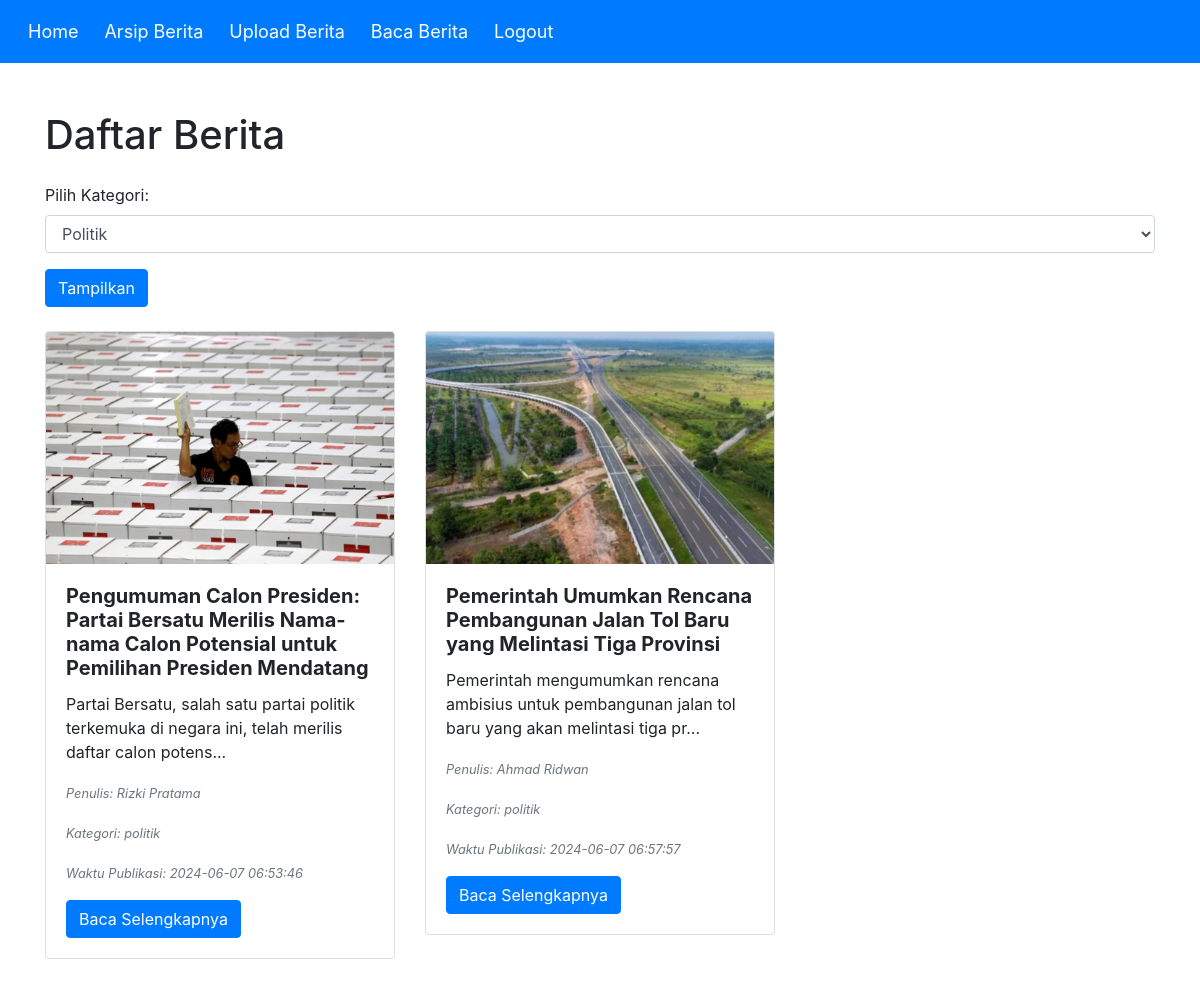
/berita.php?kategori=politik, run on the app's committed database.
### tables this page shows
CREATE TABLE `berita` (
  `id` int NOT NULL,
  `judul` varchar(255) NOT NULL,
  `isi` text NOT NULL,
  `author` varchar(100) NOT NULL,
  `kategori` enum('sosial','politik','ekonomi','edukasi','hiburan','olahraga','kesehatan','teknologi') DEFAULT NULL,
  `waktu_publikasi` timestamp NULL DEFAULT CURRENT_TIMESTAMP,
  `gambar` varchar(255) DEFAULT NULL,
  `sumber` varchar(255) DEFAULT NULL
);

### berita.php (the view, shortened to what this page needs)
<?php
class Berita {
    private $db;
    public function __construct($db) {
        $this->db = $db;
    }
    public function getAllBerita($kategori = '') {
        if ($kategori) {
            $query = "SELECT * FROM berita WHERE kategori = ?";
            $stmt = $this->db->prepare($query);
            $stmt->execute([$kategori]);
        } else {
            $query = "SELECT * FROM berita";
            $stmt = $this->db->prepare($query);
            $stmt->execute();
        }
        return $stmt->fetchAll(PDO::FETCH_ASSOC);
    }
}
$database = new Database();
$db = $database->getConnection();
$beritaObj = new Berita($db);
$kategori = isset($_GET['kategori']) ? $_GET['kategori'] : '';
$beritaList = $beritaObj->getAllBerita($kategori);
?>
<!DOCTYPE html>
<html>
<head>
    <link href="https://maxcdn.bootstrapcdn.com/bootstrap/4.5.2/css/bootstrap.min.css" rel="stylesheet">
</head>
<body>
    <nav class="navbar navbar-expand-lg navbar-custom">
        <div class="collapse navbar-collapse" id="navbarNav">
            <ul class="navbar-nav">
                <li class="nav-item">
                    <a class="nav-link" href="index.php">Home</a>
                </li>
                <li class="nav-item">
                    <a class="nav-link" href="arsip_berita.php">Arsip Berita</a>
                </li>
                <li class="nav-item">
                    <a class="nav-link" href="create_berita.php">Upload Berita</a>
                </li>
                <li class="nav-item">
                    <a class="nav-link" href="berita.php">Baca Berita</a>
                </li>
                <li class="nav-item">
                    <a class="nav-link" href="logout.php">Logout</a>
                </li>
            </ul>
        </div>
    </nav>
    <div class="container mt-5">
        <h1 class="mb-4">Daftar Berita</h1>
        <form method="get" action="berita.php" class="mb-4">
            <div class="form-group">
                <label for="kategori">Pilih Kategori:</label>
                <select class="form-control" id="kategori" name="kategori">
                    <option value="politik" <?php if($kategori == 'politik') echo 'selected'; ?>>Politik</option>
                </select>
            </div>
            <button type="submit" class="btn btn-primary">Tampilkan</button>
        </form>
        <div class="row">
            <?php foreach($beritaList as $berita): ?>
            <div class="col-md-4">
                <div class="card mb-4">
                    <?php if ($berita['gambar']): ?>
                    <img src="<?php echo $berita['gambar']; ?>" class="card-img-top" alt="Gambar Berita">
                    <?php endif; ?>
                    <div class="card-body">
                        <h5 class="card-title font-weight-bold"><?php echo $berita['judul']; ?></h5>
                        <p class="card-text"><?php echo substr($berita['isi'], 0, 100); ?>...</p>
                        <p class="card-text">
                            <small class="text-muted font-italic">Penulis: <?php echo $berita['author']; ?></small>
                        </p>
                        <p class="card-text">
                            <small class="text-muted font-italic">Kategori: <?php echo $berita['kategori']; ?></small>
                        </p>
                        <p class="card-text">
                            <small class="text-muted font-italic">Waktu Publikasi: <?php echo $berita['waktu_publikasi']; ?></small>
                        </p>
                        <a href="detail_berita.php?id=<?php echo $berita['id']; ?>" class="btn btn-primary">Baca Selengkapnya</a>
                    </div>
                </div>
            </div>
            <?php endforeach; ?>
        </div>
    </div>
</body>
</html>

### berita.php (style rules this page uses)
.navbar-custom { background-color: #007BFF; padding: 10px; }
.navbar-custom .navbar-nav .nav-link { color: white; font-size: 18px; }
.navbar-custom .navbar-nav { margin-left: 0; }
.navbar-custom .navbar-nav .nav-item { margin-left: 10px; }

### data on the page
berita: gambar (picture), judul "Pengumuman Calon Presiden: Partai Bersatu Merilis Nama-nama Calon Potensial untuk Pemilihan Presiden Mendatang", isi "Partai Bersatu, salah satu partai politik terkemuka di negara ini, telah merilis daftar calon potens", author "Rizki Pratama", kategori "politik", waktu_publikasi "2024-06-07 06:53:46"
berita: gambar (picture), judul "Pemerintah Umumkan Rencana Pembangunan Jalan Tol Baru yang Melintasi Tiga Provinsi", isi "Pemerintah mengumumkan rencana ambisius untuk pembangunan jalan tol baru yang akan melintasi tiga pr", author "Ahmad Ridwan", kategori "politik", waktu_publikasi "2024-06-07 06:57:57"
